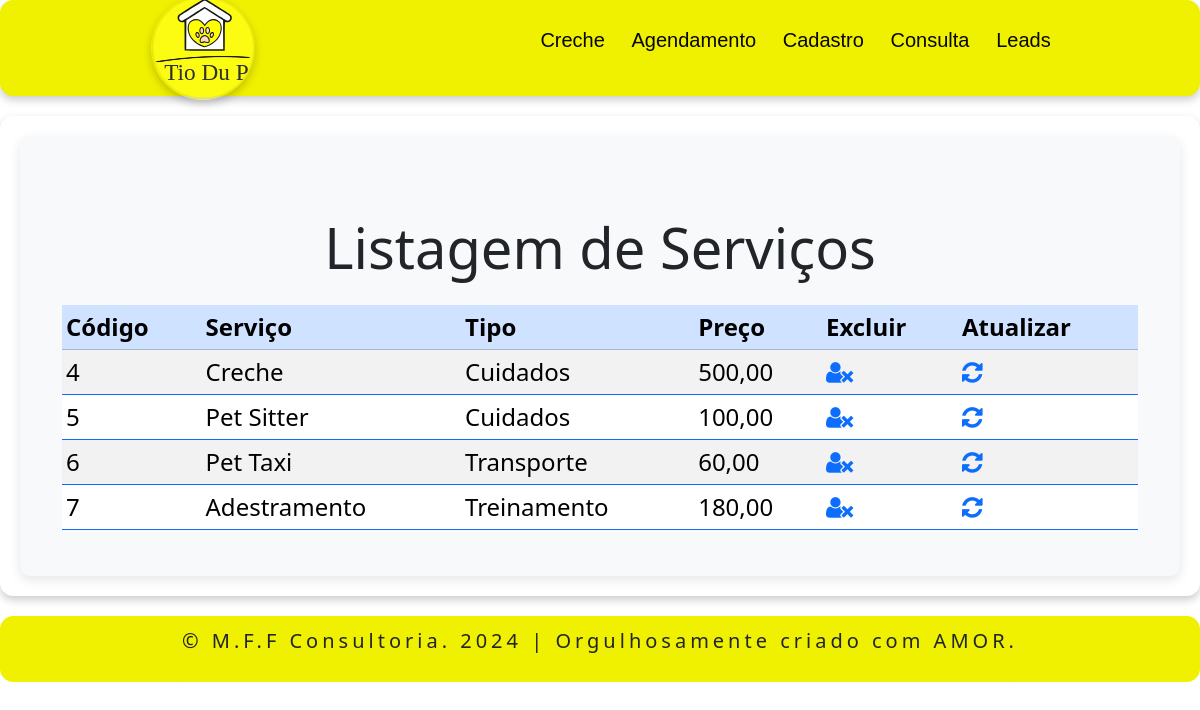
Page /office/listar_servico.php on the earlier database version.
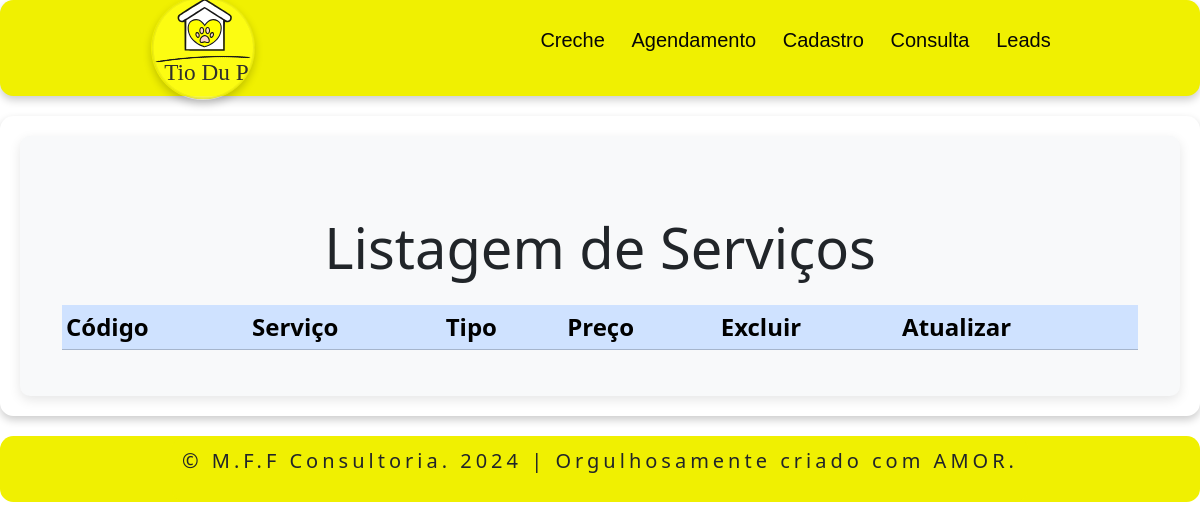
Same page on the later database version.
### tables this page shows
CREATE TABLE `servico` (
  `id` int(10) NOT NULL,
  `servico` varchar(50) NOT NULL,
  `tipo` varchar(50) NOT NULL,
  `preco` decimal(10,2) NOT NULL
);

### office/listar_servico.php (the view, shortened to what this page needs)
<?php
include 'header.php';
?>
<!DOCTYPE html>
<html lang="pt-br">
<head>
    <link href="https://cdn.jsdelivr.net/npm/bootstrap@5.3.3/dist/css/bootstrap.min.css" rel="stylesheet">
    <link rel="stylesheet" href="https://cdnjs.cloudflare.com/ajax/libs/font-awesome/4.7.0/css/font-awesome.min.css">
    <link rel="stylesheet" href="officestyle.css">
</head>
<body>
<?php
$servername = "localhost";
$username = "root";
$password = "";
$dbname = "db_tiodupetservice";
$conexao = new mysqli($servername, $username, $password, $dbname);
echo '
<section>
    <div class="container-centered">
        <div class="form-container">
<div class="container mt-5">
                <h1 class="text-center mb-4 display-4">Listagem de Serviços</h1>
                <table class="table table-sm table-striped table-hover border-primary">
                    <thead class="table-primary">
                        <tr>
                            <th>Código</th>
                            <th>Serviço</th>
                            <th>Tipo</th>
                            <th>Preço</th>
                            <th>Excluir</th>
                            <th>Atualizar</th>
                        </tr>
                    </thead>
                    <tbody>';
$sql = "SELECT * FROM servico";
$resultado = $conexao->query($sql);
if ($resultado != null) {
    foreach ($resultado as $linha) {
        echo '<tr>';
        echo '<td>' . $linha['id'] . '</td>';
        echo '<td>' . $linha['servico'] . '</td>';
        echo '<td>' . $linha['tipo'] . '</td>';
        echo '<td>' . number_format($linha['preco'], 2, ',', '.') . '</td>';
        echo '<td>
                <a href="excluir_servico.php?id=' . $linha['id'] .
                     '&servico=' . $linha['servico'] .
                     '&tipo=' . $linha['tipo'] .
                     '&preco=' . $linha['preco'] . '">
                    <i class="fa fa-user-times"></i>
                </a>
              </td>';
        echo '<td>
                <a href="atualizar_servico.php?id=' . $linha['id'] .
                     '&servico=' . $linha['servico'] .
                     '&tipo=' . $linha['tipo'] .
                     '&preco=' . $linha['preco'] . '">
                    <i class="fa fa-refresh"></i>
                </a>
              </td>';
        echo '</tr>';
    }
}
echo '          </tbody>
            </table>
        </div>
    </div>
</section>';
?>
</body>
<?php
include 'footer.php';
?>
</html>

### office/header.php (shortened to what this page needs)
<!DOCTYPE html>
<html lang="pt-br">
<head>
</head>
<body>
<header>
    <nav>
    <a class="logo" href="http://localhost/tiodupetservice_web/office/main.php"><img src="../assets/images/LogoTioDu.svg" alt="Logo Tio Du Pets"></a>
    <ul class="navbar">
        <li class="dropdown">
            <a class="dropbtn">Creche</a>
        </li>
        <li class="dropdown">
            <a class="dropbtn">Agendamento</a>
        </li>
        <li class="dropdown">
            <a class="dropbtn">Cadastro</a>
        </li>
        <li class="dropdown">
            <a class="dropbtn">Consulta</a>
        </li>
        <li class="dropdown">
            <a class="dropbtn">Leads</a>
        </li>
    </ul>
</nav>
</header>
</body>

### office/footer.php (shortened to what this page needs)
<!DOCTYPE html>
<html lang="pt-br">
<head>
</head>
<body>
</body>
<div class="MFF">
<footer class="footer">
    <div><p>&copy; M.F.F Consultoria. 2024 | Orgulhosamente criado com AMOR.</p></div>
</div>

### office/officestyle.css (style rules this page uses)
.container-centered { display: flex; justify-content: center; align-items: center; padding: 20px; margin: 20px auto; background-color: #fff; box-shadow: 0 4px 8px rgba(0, 0, 0, 0.2); border-radius: 10pt; font-size:x-large; }
.form-container { width: 100%; background-color: #f8f9fa; padding: 30px; border-radius: 10px; box-shadow: 0px 4px 12px rgba(0, 0, 0, 0.1); }

### office/header.php (style rules this page uses)
* { margin: 10; padding: 10; }
.logo { font-size: 20px; letter-spacing: 4px; padding-left: 15px; align-items: normal; }
.logo img { width:13vh; height: auto; display: block; border-radius: 50pt; box-shadow: 0 4px 8px rgba(0, 0, 0, 0.2); }
nav { font-size: 20px; width: 100%; display: flex; justify-content:space-around; align-items: center; font-family: Verdana, Geneva, Tahoma, sans-serif; background-color: #f0f001; height: 12vh; border-radius: 10pt; box-shadow: 0 4px 8px rgba(0,0,0,0.2); }
.navbar li { float: left; }
.navbar li a, .dropbtn { display: inline-block; color: rgb(7, 7, 7); text-decoration: none; }
.dropdown { padding: 10pt; position:relative; display: inline-block; }

### office/footer.php (style rules this page uses)
.footer { letter-spacing: 4px; font-size: 20px; border-radius: 10pt; background-color: #f0f001; padding: 10px; }
.MFF { border-radius: 10pt; background-color: #f0f001; display: flex; justify-content: center; align-items: center; }

Differences in the rows shown:
removed servico: id "4", servico "Creche", tipo "Cuidados", preco "500,00"
removed servico: id "5", servico "Pet Sitter", tipo "Cuidados", preco "100,00"
removed servico: id "6", servico "Pet Taxi", tipo "Transporte", preco "60,00"
removed servico: id "7", servico "Adestramento", tipo "Treinamento", preco "180,00"
